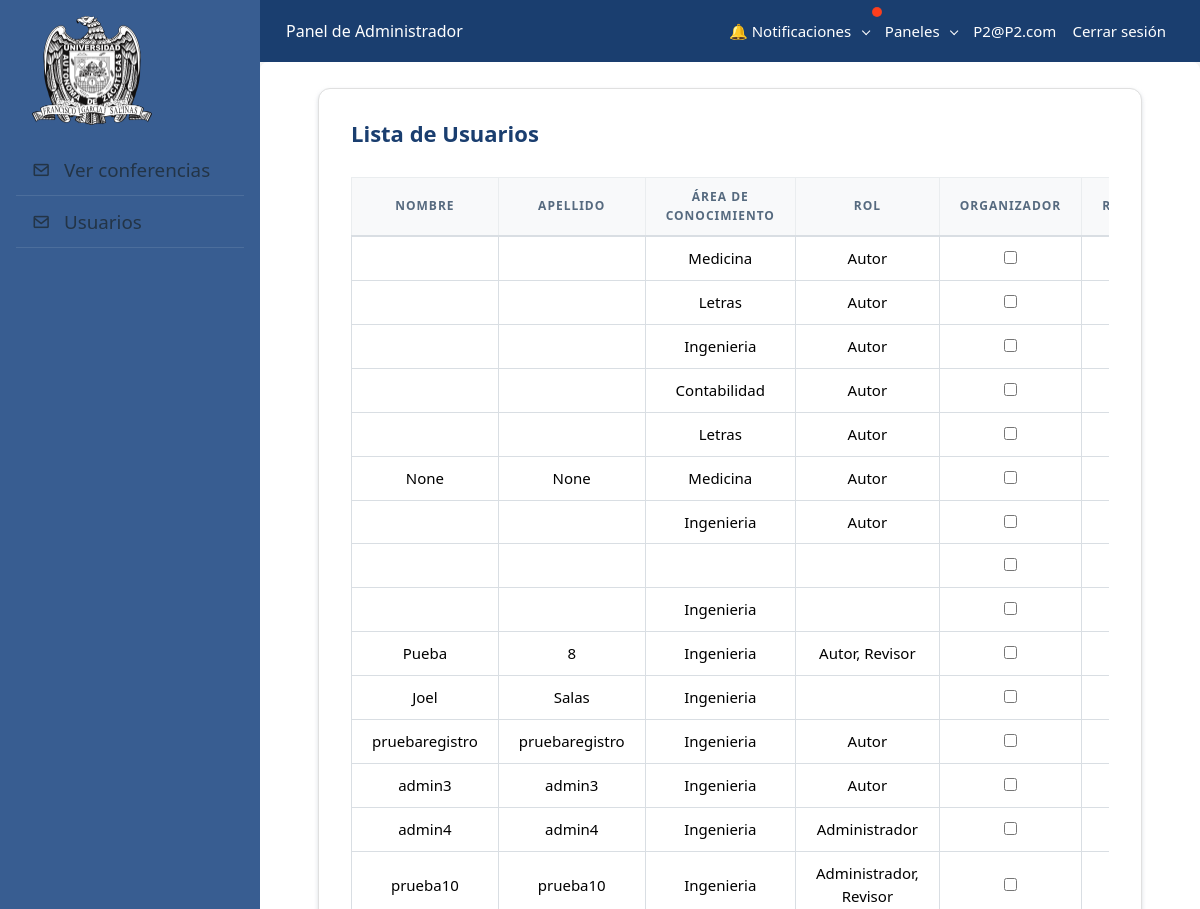
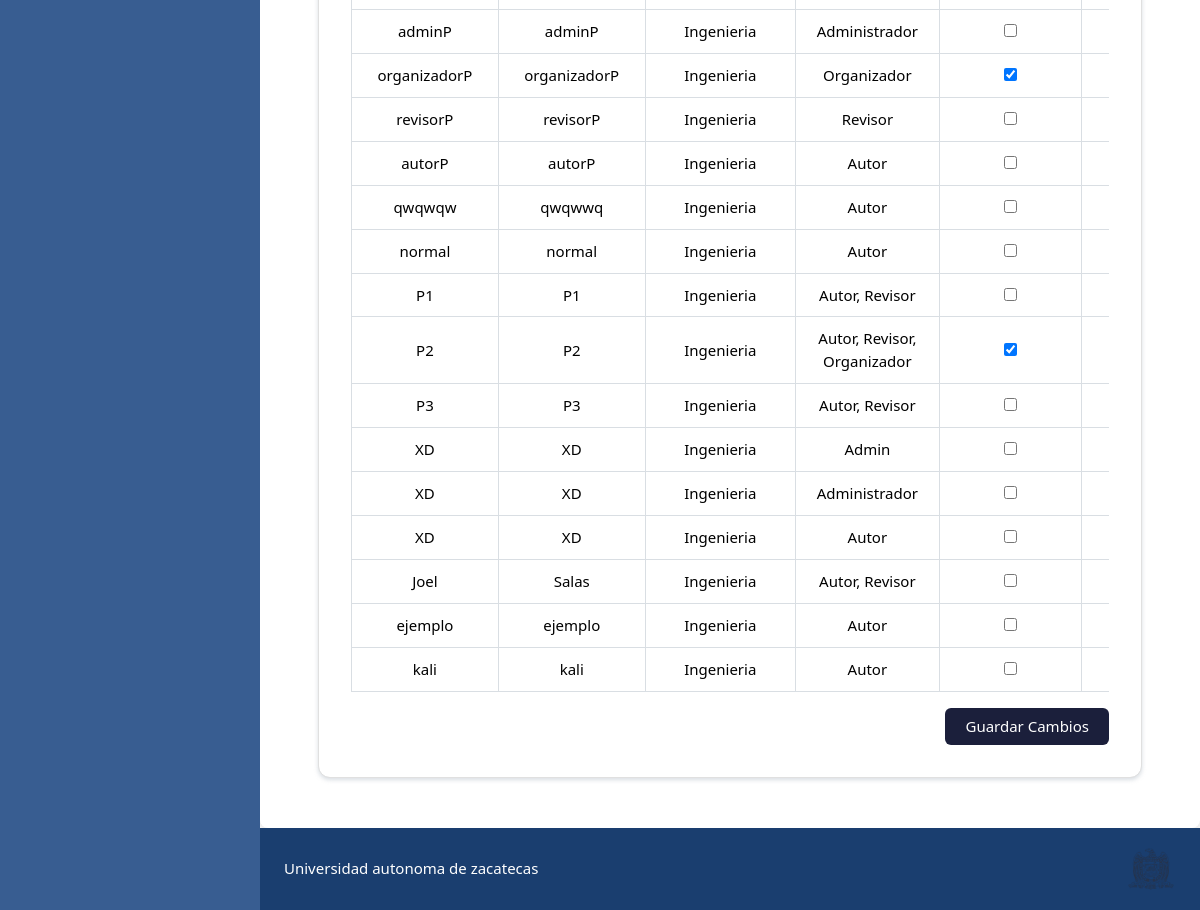
Page /usuarios/admin-dashboard/ (signed in) on the committed database (2 pictures, top to bottom).
### usuarios/models.py (models this page shows, shortened)
class CustomUser(AbstractUser):
    area_conocimiento = models.CharField(max_length=50, choices=AREAS_CONOCIMIENTO)
    nombre = models.CharField(max_length=100)
    apellidos = models.CharField(max_length=100)
    email = models.EmailField(unique=True)
    username = models.EmailField(unique=True)  # Usamos el correo como username

### usuarios/views.py (the view)
# urls.py: path('admin-dashboard/', views.admin_dashboard, name='admin_dashboard'),
@login_required
def admin_dashboard(request):
    users = CustomUser.objects.all()
    return render(request, 'usuarios/admin_dashboard.html', {'users': users})

### notificaciones/context_processors.py (called while the page is built)
def notificaciones_usuario(request):
    from .models import Notificacion
    if request.user.is_authenticated:
        no_leidas = Notificacion.objects.filter(usuario=request.user, leida=False).count()
        notificaciones = Notificacion.objects.filter(usuario=request.user).order_by('-fecha')[:5]  # últimas 5
    else:
        no_leidas = 0
        notificaciones = []
    return {
        'notificaciones_no_leidas': no_leidas,
        'notificaciones_usuario': notificaciones
    }

### usuarios/templates/usuarios/admin_dashboard.html (shortened to what this page needs)
{% extends "usuarios/vistaAdmin.html" %}
{% load static %}
{% block content %}
<div class="container-fluid">
  <div class="col-md-12">
    <div class="card shadow-sm mb-4">
      <div class="card-body">
        <div class="d-flex justify-content-between align-items-center mb-3">
          <h4 class="fw-bold text-custom-primary">Lista de Usuarios</h4>
        </div>
        <div class="table-responsive">
          <form method="POST" action="{% url 'actualizar_roles' %}">
            <table class="table table-bordered align-middle">
              <thead class="table-light">
                <tr>
                  <th>Nombre</th>
                  <th>Apellido</th>
                  <th>Área de Conocimiento</th>
                  <th>Rol</th>
                  <th>Organizador</th>
                  <th>Revisor</th>
                </tr>
              </thead>
              <tbody>
                {% for user in users %}
                <tr>
                  <td>{{ user.nombre }}</td>
                  <td>{{ user.apellidos }}</td>
                  <td>{{ user.area_conocimiento }}</td>
                  <td>
                    {% for group in user.groups.all %}
                      {{ group.name }}{% if not forloop.last %}, {% endif %}
                    {% endfor %}
                  </td>
                  <td>
                    <input type="checkbox" name="roles_{{ user.id }}_organizador" {% for g in user.groups.all %}{% if g.name == "Organizador" %}checked{% endif %}{% endfor %}>
                  </td>
                  <td>
                  </td>
                </tr>
                {% endfor %}
              </tbody>
            </table>
            <div class="d-flex justify-content-end mt-3">
              <button type="submit" class="btn btn-custom-primary">Guardar Cambios</button>
            </div>
          </form>
        </div>
      </div>
    </div>
  </div>
</div>
{% endblock %}

### usuarios/templates/usuarios/vistaAdmin.html (shortened to what this page needs)
{% extends 'base.html' %}
{% block headerpagina %}Panel de Administrador{% endblock %}
{% block sidebar_extra %}
    <li class="menu-item">
    <a href="{% url 'conferencias_administrador' %}" class="menu-link">
        <i class="menu-icon tf-icons bx bx-envelope text-dark"></i>
        <div class="text-dark">Ver conferencias</div>
    </a>
    </li>
    <li class="menu-item">
    <a href="{% url 'admin_dashboard' %}" class="menu-link">
        <i class="menu-icon tf-icons bx bx-envelope text-dark"></i>
        <div class="text-dark">Usuarios</div>
    </a>
    </li>
{% endblock %}

### home/templates/base.html (shortened to what this page needs)
{% load static %}
<!DOCTYPE html>
<html lang="es">
<head>
  <link rel="stylesheet" href="{% static 'assets/bootstrap/css/bootstrap.min.css' %}" />
  <link rel="stylesheet" href="{% static 'assets/vendor/css/core.css' %}" />
  <link rel="stylesheet" href="{% static 'assets/vendor/css/theme-default.css' %}" />
  <link rel="stylesheet" href="{% static 'assets/vendor/fonts/boxicons.css' %}" />
  <link rel="stylesheet" href="{% static 'assets/css/demo.css' %}" />
  <link rel="stylesheet" href="{% static 'assets/css/custom.css' %}" />
  <link rel="stylesheet" href="{% static 'assets/vendor/libs/perfect-scrollbar/perfect-scrollbar.css' %}" />
</head>
<body>
  <div class="layout-wrapper layout-content-navbar ">
    <div class="layout-container">
      <aside id="layout-menu" class="layout-menu menu-vertical bg-secondary">
        <div class="app-brand py-3">
          <a href="#" class="app-brand-link">
            <img src="{% static 'assets/img/footer/logouaznegro.png' %}" width="120" />
          </a>
        </div>
          <ul class="menu-inner py-1">
            {% block sidebar_extra %}{% endblock %}
          </ul>
      </aside>
      <div class="layout-page">
        <nav class="layout-navbar navbar navbar-expand-xl bg-navbar-theme">
          <div class="container-fluid">
            <span class="navbar-brand mb-0 h1">{% block headerpagina %}Panel principal{% endblock %}</span>
            <ul class="navbar-nav ms-auto align-items-center">
            <li class="nav-item dropdown position-relative">
              <a class="nav-link dropdown-toggle text-dark" href="#" id="notificacionesDropdown" role="button"
                data-bs-toggle="dropdown" aria-expanded="false" onclick="marcarNotificacionesLeidas()">
                🔔 Notificaciones
                {% if notificaciones_no_leidas %}
                <span id="badgeNotificaciones" class="position-absolute top-0 start-100 translate-middle p-1 bg-danger border border-light rounded-circle">
                </span>
                {% endif %}
              </a>
            </li>
              <li class="nav-item dropdown">
                <a class="nav-link dropdown-toggle text-dark" href="#" id="panelDropdown" role="button" data-bs-toggle="dropdown" aria-expanded="false">
                  Paneles
                </a>
              </li>
              <li class="nav-item">
                <span class="nav-link text-dark">{{ request.user.username }}</span>
              </li>
              <li class="nav-item">
                <a class="nav-link text-dark" href="{% url 'logout' %}">Cerrar sesión</a>
              </li>
            </ul>
          </div>
        </nav>
        <div class="container-xxl flex-grow-1 container-p-y">
          {% block content %}{% endblock %}
        </div>
        {% block footer %}
        <footer class="content-footer footer bg-footer-theme text-center py-3">
          <div class="d-flex justify-content-between align-items-center px-4">
            <span>Universidad autonoma de zacatecas</span>
            <img src="{% static 'assets/img/footer/logouaz.png' %}" style="width: 50px;">
          </div>
        </footer>
        {% endblock %}
      </div>
    </div>
  </div>
</body>
</html>

### static/assets/css/custom.css (style rules this page uses)
body { font-family: 'Segoe UI', sans-serif; background-color: #F5F5F5; }
.layout-navbar { color: white; background-color: #1A3E6F !important; }
.layout-navbar .navbar-brand, .layout-navbar .nav-link, .layout-navbar span { color: white !important; }
.layout-menu { background-color: #385d91 !important; }
.layout-menu .menu-link { color: white !important; font-weight: 500; border-bottom: 1px solid rgba(255, 255, 255, 0.1); }
.menu-icon { margin-right: 0.5rem; }
.container-xxl { background-color: #ffffff; padding: 2rem; border-radius: 8px; box-shadow: 0 2px 4px rgba(0, 0, 0, 0.05); }
.footer { background-color: #1A3E6F !important; color: white; }
.text-custom-primary { color: #1A3E6F !important; }
.btn-custom-primary { background-color: #1A3E6F; color: white; border: none; }
:root { --color-primario: #1b1f3b; --color-secundario: #6c757d; --color-exito: #198754; --color-info: #0dcaf0; --color-borde: #e0e0e0; }
.text-custom-primary { color: var(--color-primario); }
.btn-custom-primary { background-color: var(--color-primario); color: white; border: none; font-weight: 500; }
.table thead th { background-color: #f8f9fa; font-weight: 600; text-transform: uppercase; }
.card { border-radius: 0.75rem; border: 1px solid var(--color-borde); }
.card-body { padding: 2rem; }

### rows in the picture
CustomUser: user.username "P2@P2.com", nombre "P2", apellidos "P2", area_conocimiento "Ingenieria", id "☑"
CustomUser: area_conocimiento "Medicina"
CustomUser: area_conocimiento "Letras"
CustomUser: area_conocimiento "Ingenieria"
CustomUser: area_conocimiento "Contabilidad"
CustomUser: area_conocimiento "Letras"
CustomUser: nombre "None", apellidos "None", area_conocimiento "Medicina"
CustomUser: area_conocimiento "Ingenieria"
CustomUser: area_conocimiento "Ingenieria"
CustomUser: nombre "Pueba", apellidos "8", area_conocimiento "Ingenieria"
CustomUser: nombre "Joel", apellidos "Salas", area_conocimiento "Ingenieria"
CustomUser: nombre "pruebaregistro", apellidos "pruebaregistro", area_conocimiento "Ingenieria"
CustomUser: nombre "admin3", apellidos "admin3", area_conocimiento "Ingenieria"
CustomUser: nombre "admin4", apellidos "admin4", area_conocimiento "Ingenieria"
CustomUser: nombre "prueba10", apellidos "prueba10", area_conocimiento "Ingenieria"
CustomUser: nombre "adminP", apellidos "adminP", area_conocimiento "Ingenieria"
CustomUser: nombre "organizadorP", apellidos "organizadorP", area_conocimiento "Ingenieria", id "☑"
CustomUser: nombre "revisorP", apellidos "revisorP", area_conocimiento "Ingenieria"
CustomUser: nombre "autorP", apellidos "autorP", area_conocimiento "Ingenieria"
CustomUser: nombre "qwqwqw", apellidos "qwqwwq", area_conocimiento "Ingenieria"
CustomUser: nombre "normal", apellidos "normal", area_conocimiento "Ingenieria"
CustomUser: nombre "P1", apellidos "P1", area_conocimiento "Ingenieria"
CustomUser: nombre "P3", apellidos "P3", area_conocimiento "Ingenieria"
CustomUser: nombre "XD", apellidos "XD", area_conocimiento "Ingenieria"
CustomUser: nombre "XD", apellidos "XD", area_conocimiento "Ingenieria"
CustomUser: nombre "XD", apellidos "XD", area_conocimiento "Ingenieria"
CustomUser: nombre "Joel", apellidos "Salas", area_conocimiento "Ingenieria"
CustomUser: nombre "ejemplo", apellidos "ejemplo", area_conocimiento "Ingenieria"
CustomUser: nombre "kali", apellidos "kali", area_conocimiento "Ingenieria"

### other values in the picture
{{ group.name }} "Autor"
{{ group.name }} "Revisor"
{{ group.name }} "Administrador"
{{ group.name }} "Organizador"
{{ group.name }} "Admin"
